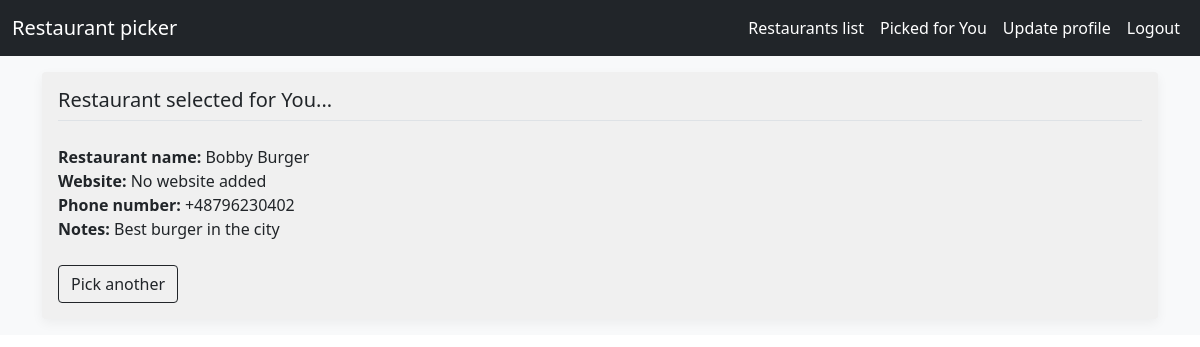
Screenshot of /pick_restaurant/ (signed in) with the database file from the repository.
### main_app/models.py (models this page shows, shortened)
class Restaurant(models.Model):
    name = models.CharField(max_length=200)
    url = models.URLField(null=True, blank=True)
    phone_number = PhoneNumberField()
    notes = models.TextField(max_length=500, null=True,blank=True)

### main_app/views.py (the view)
# urls.py: path('pick_restaurant/',pick_restaurant, name='pick_restaurant'),
@login_required
def pick_restaurant(request):
    restaurants = Cart(request)
    cookies = restaurants.get_values().keys()
    restaurants_to_random = Restaurant.objects.all().exclude(id__in=cookies).order_by('?')
    if len(restaurants_to_random)==0:
        restaurants.clear()
        restaurants_to_random = Restaurant.objects.all().exclude(id__in=cookies).order_by('?')
    selected_item = restaurants_to_random[0]
    restaurants.add(selected_item.id)
    return render(request,'pick_restaurant.html',{'selected_item':selected_item})

### main_app/restaurants.py (called while the page is built)
    def get_values(self):
        return self.restaurants

    def add(self,id):
        self.restaurants[id]=id
        self.save()

    def save(self):
        self.session.modified = True

### Templates/pick_restaurant.html (shortened to what this page needs)
{% extends 'template.html' %}
{% block body %}
<div class="my-3 p-3  rounded box-shadow" style="background-color:#F0F0F0;">
    <h5 class="border-bottom border-gray pb-2 mb-0">Restaurant selected for You...</h5><br>
        <b>Restaurant name:</b> {{selected_item.name}}<br>
        <b>Website:</b>
        {% if selected_item.url %}
            <a href="{{selected_item.url}}" style="text-decoration:none">{{selected_item.url}}</a><br>
        {% else %}
            No website added<br>
        {% endif %}
        <b>Phone number:</b> {{selected_item.phone_number}}<br>
        <b>Notes:</b>
        {% if selected_item.notes %}
            {{selected_item.notes}}<br>
        {% else %}
            No notes added...<br>
        {% endif %}
    <br>
    <a href="{% url 'pick_restaurant' %}" class="btn btn-outline-dark">Pick another</a>
</div>
{% endblock %}

### static/style.css (style rules this page uses)
html, body { overflow-x: hidden; background-image: url('background2.jpg'); background-size: cover; background-repeat: no-repeat; }
body { padding-top: 0px; }
.border-bottom { border-bottom: 1px solid #e5e5e5; }
.box-shadow { box-shadow: 0 .25rem .75rem rgba(0, 0, 0, .05); }

### rows the page displays
Restaurant: name "Bobby Burger", phone_number "+48796230402", notes "Best burger in the city"
